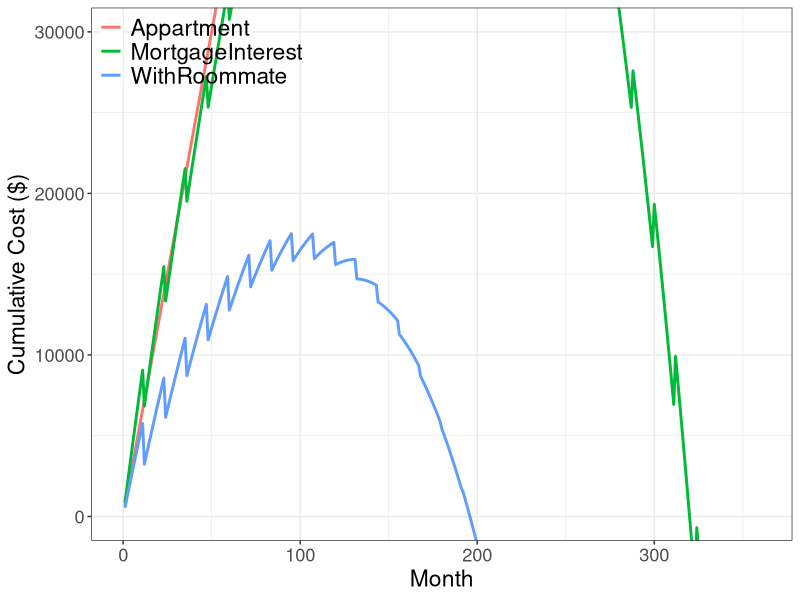

Here is the R script that generated this plot:
################################################################################
#
# Time to buy analysis
#
# Zachary Barker, January 2017
#
################################################################################

# Import libraries
library(ggplot2)
library(reshape2)

# House terms
HousePrice <- 200000
DownPayment <- 10000
InterestRate <- 0.04
TaxRate <- 0.013
MortgageLength <- 15

# Other factors
Rent <- 600
WithRoommate <- 300
IncomeTaxRate <- 0.25 + 0.0575

# Calculated monthly payments following the equation:
#    P <- (Pv*R) / [1 - (1 + R)^(-n)] 
MonthlyEffectiveInterest <- (InterestRate + TaxRate)/12
MonthlyPayment <- (HousePrice - DownPayment)*
     (MonthlyEffectiveInterest*((1+ MonthlyEffectiveInterest)^(MortgageLength*12)))/
     ((1+MonthlyEffectiveInterest)^(MortgageLength*12)-1)

# Calculate time series
month <- c(1:360)
df <- data.frame(month)
df$Appartment <- df$month*Rent
df$CumulativeHouse <- df$month*MonthlyPayment

# Calculate first row 
df$MonthlyInterest[1] <-(HousePrice-DownPayment)*MonthlyEffectiveInterest
df$MonthlyEquity[1] <- MonthlyPayment - df$MonthlyInterest[1]
df$MortgageInterest[1] <- df$MonthlyInterest[1]
df$CumulativeEquity[1] <- df$MonthlyEquity[1]

# Calculate first year
for(i in 2:11){
     df$MonthlyInterest[i] <- MonthlyEffectiveInterest*(HousePrice-DownPayment-df$CumulativeEquity[i-1])
     df$MonthlyEquity[i] <- MonthlyPayment - df$MonthlyInterest[i]
     df$MortgageInterest[i] <- df$MonthlyInterest[i] + df$MortgageInterest[i-1]
     df$CumulativeEquity[i] <- df$MonthlyEquity[i] + df$CumulativeEquity[i-1]
}

# Remainder of timeseries include income tax write offs
for(i in 12:360){
     df$MonthlyInterest[i] <- MonthlyEffectiveInterest*(HousePrice-DownPayment-df$CumulativeEquity[i-1])
     df$MonthlyEquity[i] <- MonthlyPayment - df$MonthlyInterest[i]
     df$MortgageInterest[i] <- df$MonthlyInterest[i] + df$MortgageInterest[i-1]
     df$CumulativeEquity[i] <- df$MonthlyEquity[i] + df$CumulativeEquity[i-1]
     if(i%%12==0){
          df$MortgageInterest[i] <- df$MortgageInterest[i]-
          (sum(df$MonthlyInterest[(i-11):i])*IncomeTaxRate)}

}

# Calculate with roomate
df$WithRoommate <- df$MortgageInterest - (WithRoommate*month)

# Subset to only graphing parameters
scenarios <- df[,c("month","Appartment","MortgageInterest","WithRoommate")]

# Reshape to plot
scenarios <- melt(scenarios, id="month")

# Plot
timeseries <- ggplot(data = scenarios) + 
     geom_line(aes(month,value, colour=variable), size = 1) +
     theme_bw()+
     xlab("Month")+
     ylab("Cumulative Cost ($)")+
     coord_cartesian(ylim = c(0,30000), xlim = c(0, 360))+
     theme(legend.justification=c(0,1), 
           legend.position=c(0,1), 
           legend.title=element_blank(), 
           legend.background = element_rect(fill="transparent"),
           plot.title = element_text(size = rel(2)),
           axis.text = element_text(size = rel(1.2)),
           axis.title = element_text(size = rel(1.5)),
           legend.text = element_text(size = rel(1.5)))

print(timeseries)


